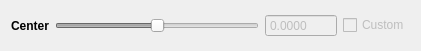
               <widget class="QWidget" name="layoutWidget_3">
                <property name="geometry">
                 <rect>
                  <x>20</x>
                  <y>380</y>
                  <width>421</width>
                  <height>51</height>
                 </rect>
                </property>
                <layout class="QGridLayout" name="gridLayout_14">
                 <item row="0" column="1">
                  <widget class="QSlider" name="solventOA_centerPoint_slider">
                   <property name="enabled">
                    <bool>false</bool>
                   </property>
                   <property name="maximum">
                    <number>100</number>
                   </property>
                   <property name="pageStep">
                    <number>1</number>
                   </property>
                   <property name="value">
                    <number>50</number>
                   </property>
                   <property name="orientation">
                    <enum>Qt::Horizontal</enum>
                   </property>
                  </widget>
                 </item>
                 <item row="0" column="2">
                  <widget class="QDoubleSpinBox" name="solventOA_centerPoint_doubleSpinBox">
                   <property name="enabled">
                    <bool>false</bool>
                   </property>
                   <property name="locale">
                    <locale language="English" country="UnitedStates"/>
                   </property>
                   <property name="readOnly">
                    <bool>true</bool>
                   </property>
                   <property name="buttonSymbols">
                    <enum>QAbstractSpinBox::NoButtons</enum>
                   </property>
                   <property name="decimals">
                    <number>4</number>
                   </property>
                   <property name="minimum">
                    <double>-1000.000000000000000</double>
                   </property>
                   <property name="maximum">
                    <double>1000.000000000000000</double>
                   </property>
                  </widget>
                 </item>
                 <item row="0" column="0">
                  <widget class="QLabel" name="label_103">
                   <property name="font">
                    <font>
                     <weight>75</weight>
                     <bold>true</bold>
                    </font>
                   </property>
                   <property name="text">
                    <string>Center</string>
                   </property>
                  </widget>
                 </item>
                 <item row="0" column="3">
                  <widget class="QCheckBox" name="solventOA_customCenterPoint_checkBox">
                   <property name="enabled">
                    <bool>false</bool>
                   </property>
                   <property name="toolTip">
                    <string>&lt;html&gt;&lt;head/&gt;&lt;body&gt;&lt;ul style=&quot;margin-left: -30px&quot;&gt;&lt;li&gt;Check to allow the beamwaist be different from silica reference.&lt;/li&gt;&lt;li&gt;Uncheck to recover the beamwaist from silica reference.&lt;/li&gt;&lt;ul&gt;&lt;/body&gt;&lt;/html&gt;</string>
                   </property>
                   <property name="text">
                    <string>Custom</string>
                   </property>
                  </widget>
                 </item>
                </layout>
               </widget>
